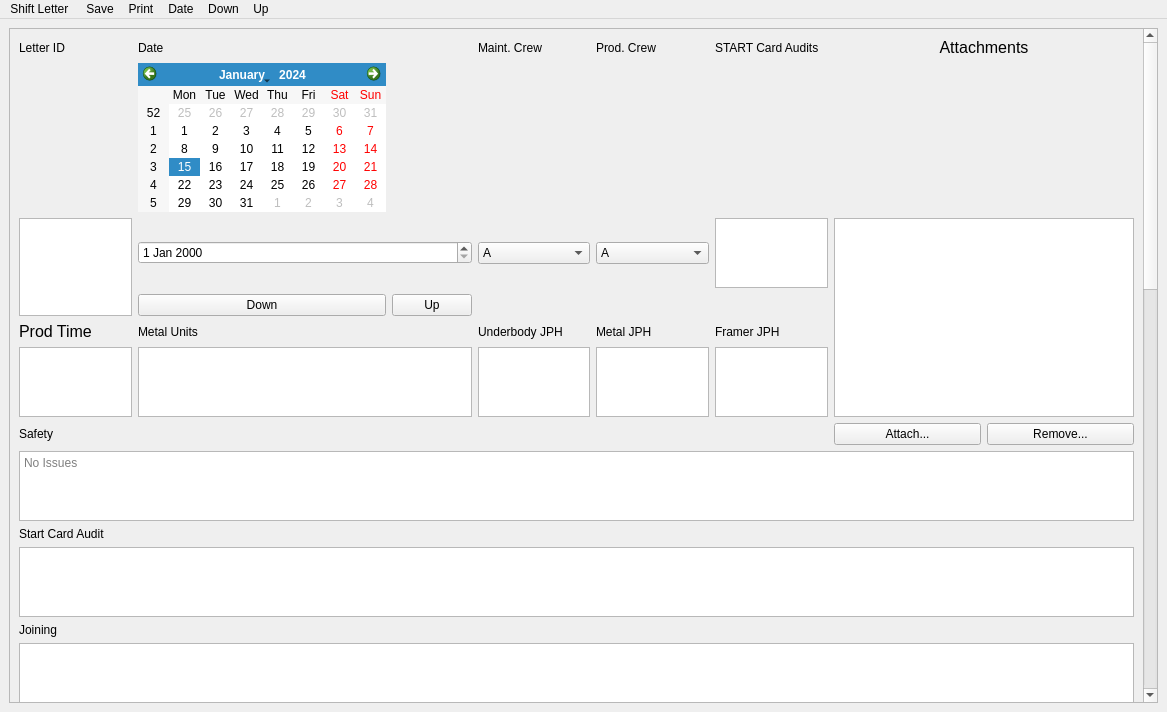
<?xml version="1.0" encoding="UTF-8"?>
<ui version="4.0">
 <class>MainWindow</class>
 <widget class="QMainWindow" name="MainWindow">
  <property name="geometry">
   <rect>
    <x>0</x>
    <y>0</y>
    <width>1167</width>
    <height>712</height>
   </rect>
  </property>
  <property name="windowTitle">
   <string>Night Letter</string>
  </property>
  <property name="styleSheet">
   <string notr="true"/>
  </property>
  <widget class="QWidget" name="centralwidget">
   <layout class="QHBoxLayout" name="horizontalLayout">
    <item>
     <layout class="QVBoxLayout" name="verticalLayout">
      <item>
       <widget class="QScrollArea" name="scrollArea">
        <property name="styleSheet">
         <string notr="true"/>
        </property>
        <property name="widgetResizable">
         <bool>true</bool>
        </property>
        <widget class="QWidget" name="scrollAreaWidgetContents_2">
         <property name="geometry">
          <rect>
           <x>0</x>
           <y>0</y>
           <width>1128</width>
           <height>1804</height>
          </rect>
         </property>
         <layout class="QGridLayout" name="gridLayout_4">
          <item row="0" column="0">
           <layout class="QHBoxLayout" name="horizontalLayout_2">
            <item>
             <layout class="QVBoxLayout" name="verticalLayout_3">
              <property name="bottomMargin">
               <number>9</number>
              </property>
              <item>
               <layout class="QGridLayout" name="WidgetGridLayout">
                <item row="26" column="0" colspan="2">
                 <widget class="QLabel" name="TrainingLabel">
                  <property name="text">
                   <string>Notifications - HR - Training</string>
                  </property>
                 </widget>
                </item>
                <item row="31" column="0" colspan="8">
                 <widget class="QTextEdit" name="DoorRepairs"/>
                </item>
                <item row="7" column="3">
                 <widget class="QTextEdit" name="UBJPH"/>
                </item>
                <item row="28" column="0" colspan="2">
                 <widget class="QLabel" name="EquipFailuresLabel">
                  <property name="text">
                   <string>Equipment Failures</string>
                  </property>
                 </widget>
                </item>
                <item row="37" column="0" colspan="8">
                 <widget class="QTextEdit" name="Environmental"/>
                </item>
                <item row="33" column="0" colspan="8">
                 <widget class="QTextEdit" name="EquipRepairs"/>
                </item>
                <item row="35" column="0" colspan="8">
                 <widget class="QTextEdit" name="FollowUp"/>
                </item>
                <item row="22" column="0" colspan="2">
                 <widget class="QLabel" name="ManningMaterialsLabel">
                  <property name="text">
                   <string>Manning/Materials</string>
                  </property>
                 </widget>
                </item>
                <item row="30" column="0" colspan="2">
                 <widget class="QLabel" name="DoorRepairsLabel">
                  <property name="text">
                   <string>Door Repairs</string>
                  </property>
                 </widget>
                </item>
                <item row="23" column="0" colspan="8">
                 <widget class="QTextEdit" name="ManningMaterials"/>
                </item>
                <item row="21" column="0" colspan="8">
                 <widget class="QTextEdit" name="TopXActions"/>
                </item>
                <item row="25" column="0" colspan="8">
                 <widget class="QTextEdit" name="Recognition"/>
                </item>
                <item row="27" column="0" colspan="8">
                 <widget class="QTextEdit" name="Training"/>
                </item>
                <item row="24" column="0" colspan="2">
                 <widget class="QLabel" name="RecognitionLabel">
                  <property name="text">
                   <string>Recognition</string>
                  </property>
                 </widget>
                </item>
                <item row="7" column="5">
                 <widget class="QTextEdit" name="FramerJPH"/>
                </item>
                <item row="7" column="4">
                 <widget class="QTextEdit" name="MetalJPH"/>
                </item>
                <item row="14" column="0">
                 <widget class="QLabel" name="JoiningLabel">
                  <property name="text">
                   <string>Joining</string>
                  </property>
                 </widget>
                </item>
                <item row="10" column="0">
                 <widget class="QLabel" name="SafetyLabel">
                  <property name="text">
                   <string>Safety</string>
                  </property>
                 </widget>
                </item>
                <item row="7" column="0">
                 <widget class="QTextEdit" name="ProdTime">
                  <property name="styleSheet">
                   <string notr="true">font: 12pt &quot;Segoe UI&quot;;</string>
                  </property>
                  <property name="html">
                   <string>&lt;!DOCTYPE HTML PUBLIC &quot;-//W3C//DTD HTML 4.0//EN&quot; &quot;http://www.w3.org/TR/REC-html40/strict.dtd&quot;&gt;
&lt;html&gt;&lt;head&gt;&lt;meta name=&quot;qrichtext&quot; content=&quot;1&quot; /&gt;&lt;style type=&quot;text/css&quot;&gt;
p, li { white-space: pre-wrap; }
&lt;/style&gt;&lt;/head&gt;&lt;body style=&quot; font-family:'Segoe UI'; font-size:12pt; font-weight:400; font-style:normal;&quot;&gt;
&lt;p style=&quot;-qt-paragraph-type:empty; margin-top:0px; margin-bottom:0px; margin-left:0px; margin-right:0px; -qt-block-indent:0; text-indent:0px; font-family:'Arial'; font-size:8.25pt;&quot;&gt;&lt;br /&gt;&lt;/p&gt;&lt;/body&gt;&lt;/html&gt;</string>
                  </property>
                 </widget>
                </item>
                <item row="12" column="0">
                 <widget class="QLabel" name="STARTCardAuditLabel">
                  <property name="text">
                   <string>Start Card Audit</string>
                  </property>
                 </widget>
                </item>
                <item row="36" column="0" colspan="2">
                 <widget class="QLabel" name="EnvironmentalLabel">
                  <property name="text">
                   <string>Environmental</string>
                  </property>
                 </widget>
                </item>
                <item row="32" column="0" colspan="2">
                 <widget class="QLabel" name="EquipRepairsLabel">
                  <property name="text">
                   <string>Equipment Repairs</string>
                  </property>
                 </widget>
                </item>
                <item row="34" column="0" colspan="2">
                 <widget class="QLabel" name="FollowUpLabel">
                  <property name="text">
                   <string>Follow-Up Needed</string>
                  </property>
                 </widget>
                </item>
                <item row="20" column="0" colspan="2">
                 <widget class="QLabel" name="TopXActionsLabel">
                  <property name="text">
                   <string>Top X Actions</string>
                  </property>
                 </widget>
                </item>
                <item row="6" column="3">
                 <widget class="QLabel" name="UBJPHLabel">
                  <property name="maximumSize">
                   <size>
                    <width>150</width>
                    <height>16777215</height>
                   </size>
                  </property>
                  <property name="text">
                   <string>Underbody JPH</string>
                  </property>
                 </widget>
                </item>
                <item row="6" column="1">
                 <widget class="QLabel" name="MetalUnitsLabel">
                  <property name="text">
                   <string>Metal Units</string>
                  </property>
                 </widget>
                </item>
                <item row="6" column="0">
                 <widget class="QLabel" name="ProdTimeLabel">
                  <property name="maximumSize">
                   <size>
                    <width>120</width>
                    <height>16777215</height>
                   </size>
                  </property>
                  <property name="font">
                   <font>
                    <family>Segoe UI</family>
                    <pointsize>12</pointsize>
                   </font>
                  </property>
                  <property name="text">
                   <string>Prod Time</string>
                  </property>
                 </widget>
                </item>
                <item row="6" column="4">
                 <widget class="QLabel" name="MetalJPHLabel">
                  <property name="maximumSize">
                   <size>
                    <width>120</width>
                    <height>16777215</height>
                   </size>
                  </property>
                  <property name="text">
                   <string>Metal JPH</string>
                  </property>
                 </widget>
                </item>
                <item row="13" column="0" colspan="8">
                 <widget class="QTextEdit" name="STARTCardAudit"/>
                </item>
                <item row="19" column="0" colspan="8">
                 <widget class="QTextEdit" name="Breakdowns"/>
                </item>
                <item row="6" column="5">
                 <widget class="QLabel" name="label">
                  <property name="maximumSize">
                   <size>
                    <width>120</width>
                    <height>16777215</height>
                   </size>
                  </property>
                  <property name="text">
                   <string>Framer JPH</string>
                  </property>
                 </widget>
                </item>
                <item row="11" column="0" colspan="8">
                 <widget class="QTextEdit" name="Safety">
                  <property name="maximumSize">
                   <size>
                    <width>16777215</width>
                    <height>1002</height>
                   </size>
                  </property>
                  <property name="toolTip">
                   <string>Safety Related Incidents and Notifications</string>
                  </property>
                  <property name="sizeAdjustPolicy">
                   <enum>QAbstractScrollArea::AdjustToContents</enum>
                  </property>
                  <property name="tabChangesFocus">
                   <bool>true</bool>
                  </property>
                  <property name="textInteractionFlags">
                   <set>Qt::LinksAccessibleByKeyboard|Qt::LinksAccessibleByMouse|Qt::TextBrowserInteraction|Qt::TextEditable|Qt::TextEditorInteraction|Qt::TextSelectableByKeyboard|Qt::TextSelectableByMouse</set>
                  </property>
                  <property name="placeholderText">
                   <string>No Issues</string>
                  </property>
                 </widget>
                </item>
                <item row="10" column="7">
                 <widget class="QPushButton" name="RemoveAttachmentPB">
                  <property name="text">
                   <string>Remove...</string>
                  </property>
                 </widget>
                </item>
                <item row="10" column="6">
                 <widget class="QPushButton" name="AttachmentPB">
                  <property name="text">
                   <string>Attach...</string>
                  </property>
                 </widget>
                </item>
                <item row="2" column="6" colspan="2">
                 <widget class="QLabel" name="AttachmentsLabel">
                  <property name="maximumSize">
                   <size>
                    <width>1000</width>
                    <height>16777215</height>
                   </size>
                  </property>
                  <property name="text">
                   <string>&lt;html&gt;&lt;head/&gt;&lt;body&gt;&lt;p align=&quot;center&quot;&gt;&lt;span style=&quot; font-size:12pt;&quot;&gt;Attachments&lt;/span&gt;&lt;/p&gt;&lt;/body&gt;&lt;/html&gt;</string>
                  </property>
                 </widget>
                </item>
                <item row="4" column="6" rowspan="4" colspan="2">
                 <widget class="QTextBrowser" name="Attachments">
                  <property name="minimumSize">
                   <size>
                    <width>300</width>
                    <height>0</height>
                   </size>
                  </property>
                 </widget>
                </item>
                <item row="18" column="0" colspan="2">
                 <widget class="QLabel" name="BreakdownsLabel">
                  <property name="text">
                   <string>Delivery - Breakdowns</string>
                  </property>
                 </widget>
                </item>
                <item row="16" column="0" colspan="2">
                 <widget class="QLabel" name="DimensionalLabel">
                  <property name="text">
                   <string>Dimensional</string>
                  </property>
                 </widget>
                </item>
                <item row="4" column="4">
                 <widget class="QComboBox" name="ProdShift">
                  <item>
                   <property name="text">
                    <string>A</string>
                   </property>
                  </item>
                  <item>
                   <property name="text">
                    <string>B</string>
                   </property>
                  </item>
                  <item>
                   <property name="text">
                    <string>C</string>
                   </property>
                  </item>
                  <item>
                   <property name="text">
                    <string>D</string>
                   </property>
                  </item>
                 </widget>
                </item>
                <item row="2" column="5">
                 <widget class="QLabel" name="STARTAuditCountLabel">
                  <property name="maximumSize">
                   <size>
                    <width>200</width>
                    <height>16777215</height>
                   </size>
                  </property>
                  <property name="text">
                   <string>START Card Audits</string>
                  </property>
                 </widget>
                </item>
                <item row="2" column="0">
                 <widget class="QLabel" name="LetterIDLabel">
                  <property name="maximumSize">
                   <size>
                    <width>120</width>
                    <height>16777215</height>
                   </size>
                  </property>
                  <property name="text">
                   <string>Letter ID</string>
                  </property>
                 </widget>
                </item>
                <item row="4" column="5">
                 <widget class="QTextEdit" name="STARTAuditCount"/>
                </item>
                <item row="4" column="3">
                 <widget class="QComboBox" name="MaintCrew">
                  <item>
                   <property name="text">
                    <string>A</string>
                   </property>
                  </item>
                  <item>
                   <property name="text">
                    <string>B</string>
                   </property>
                  </item>
                  <item>
                   <property name="text">
                    <string>C</string>
                   </property>
                  </item>
                  <item>
                   <property name="text">
                    <string>D</string>
                   </property>
                  </item>
                 </widget>
                </item>
                <item row="2" column="3">
                 <widget class="QLabel" name="MaintCrewLabel">
                  <property name="maximumSize">
                   <size>
                    <width>120</width>
                    <height>16777215</height>
                   </size>
                  </property>
                  <property name="text">
                   <string>Maint. Crew</string>
                  </property>
                 </widget>
                </item>
                <item row="2" column="4">
                 <widget class="QLabel" name="ProdShiftLabel">
                  <property name="maximumSize">
                   <size>
                    <width>120</width>
                    <height>16777215</height>
                   </size>
                  </property>
                  <property name="text">
                   <string>Prod. Crew</string>
                  </property>
                 </widget>
                </item>
                <item row="17" column="0" colspan="8">
                 <widget class="QTextEdit" name="Dimensional"/>
                </item>
                <item row="29" column="0" colspan="8">
                 <widget class="QTextEdit" name="EquipFailures"/>
                </item>
                <item row="15" column="0" colspan="8">
                 <widget class="QTextEdit" name="Joining"/>
                </item>
                <item row="2" column="1">
                 <widget class="QLabel" name="DateLabel">
                  <property name="text">
                   <string>Date</string>
                  </property>
                 </widget>
                </item>
                <item row="5" column="1">
                 <widget class="QPushButton" name="pushButton">
                  <property name="text">
                   <string>Down</string>
                  </property>
                 </widget>
                </item>
                <item row="4" column="1" colspan="2">
                 <widget class="QDateEdit" name="Date"/>
                </item>
                <item row="4" column="0" rowspan="2">
                 <widget class="QTextEdit" name="LetterID">
                  <property name="mouseTracking">
                   <bool>false</bool>
                  </property>
                  <property name="tabChangesFocus">
                   <bool>true</bool>
                  </property>
                 </widget>
                </item>
                <item row="7" column="1" colspan="2">
                 <widget class="QTextEdit" name="MetalUnits"/>
                </item>
                <item row="5" column="2">
                 <widget class="QPushButton" name="pushButton_2">
                  <property name="text">
                   <string>Up</string>
                  </property>
                 </widget>
                </item>
                <item row="3" column="1">
                 <widget class="QCalendarWidget" name="calendarWidget">
                  <property name="enabled">
                   <bool>true</bool>
                  </property>
                 </widget>
                </item>
               </layout>
              </item>
             </layout>
            </item>
           </layout>
          </item>
         </layout>
        </widget>
       </widget>
      </item>
     </layout>
    </item>
   </layout>
  </widget>
  <widget class="QMenuBar" name="menubar">
   <property name="geometry">
    <rect>
     <x>0</x>
     <y>0</y>
     <width>1167</width>
     <height>21</height>
    </rect>
   </property>
   <widget class="QMenu" name="menuNight_Letter">
    <property name="title">
     <string>Shift Letter </string>
    </property>
    <widget class="QMenu" name="menuOption_2">
     <property name="title">
      <string>Shutdown Form</string>
     </property>
     <addaction name="actionOption_A"/>
     <addaction name="separator"/>
     <addaction name="actionOption_B"/>
    </widget>
    <addaction name="separator"/>
    <addaction name="menuOption_2"/>
    <addaction name="separator"/>
    <addaction name="actionOption_3"/>
    <addaction name="separator"/>
    <addaction name="actionStartup_Checklist"/>
    <addaction name="actionRecognition"/>
    <addaction name="actionStart_Card_Report"/>
   </widget>
   <widget class="QMenu" name="menuSave">
    <property name="title">
     <string>Save</string>
    </property>
   </widget>
   <widget class="QMenu" name="menuPrint">
    <property name="title">
     <string>Print</string>
    </property>
   </widget>
   <widget class="QMenu" name="menuDate">
    <property name="title">
     <string>Date</string>
    </property>
   </widget>
   <widget class="QMenu" name="menuDown">
    <property name="title">
     <string>Down</string>
    </property>
   </widget>
   <widget class="QMenu" name="menuUp">
    <property name="title">
     <string>Up</string>
    </property>
   </widget>
   <addaction name="menuNight_Letter"/>
   <addaction name="menuSave"/>
   <addaction name="menuPrint"/>
   <addaction name="menuDate"/>
   <addaction name="menuDown"/>
   <addaction name="menuUp"/>
  </widget>
  <action name="actionOption_3">
   <property name="text">
    <string>Weekend Form</string>
   </property>
  </action>
  <action name="actionOption_A">
   <property name="text">
    <string>Option A</string>
   </property>
  </action>
  <action name="actionOption_B">
   <property name="text">
    <string>Option B</string>
   </property>
  </action>
  <action name="actionStartup_Checklist">
   <property name="text">
    <string>Startup Checklist</string>
   </property>
  </action>
  <action name="actionRecognition">
   <property name="text">
    <string>Recognition</string>
   </property>
  </action>
  <action name="actionStart_Card_Report">
   <property name="text">
    <string>Start Card Report</string>
   </property>
  </action>
 </widget>
 <resources/>
 <connections>
  <connection>
   <sender>LetterID</sender>
   <signal>textChanged()</signal>
   <receiver>MainWindow</receiver>
   <slot>savefield()</slot>
   <hints>
    <hint type="sourcelabel">
     <x>93</x>
     <y>357</y>
    </hint>
    <hint type="destinationlabel">
     <x>274</x>
     <y>0</y>
    </hint>
   </hints>
  </connection>
  <connection>
   <sender>MaintCrew</sender>
   <signal>currentIndexChanged(int)</signal>
   <receiver>MainWindow</receiver>
   <slot>savefield()</slot>
   <hints>
    <hint type="sourcelabel">
     <x>617</x>
     <y>302</y>
    </hint>
    <hint type="destinationlabel">
     <x>557</x>
     <y>0</y>
    </hint>
   </hints>
  </connection>
  <connection>
   <sender>STARTAuditCount</sender>
   <signal>textChanged()</signal>
   <receiver>MainWindow</receiver>
   <slot>savefield()</slot>
   <hints>
    <hint type="sourcelabel">
     <x>820</x>
     <y>328</y>
    </hint>
    <hint type="destinationlabel">
     <x>1035</x>
     <y>0</y>
    </hint>
   </hints>
  </connection>
  <connection>
   <sender>ProdShift</sender>
   <signal>currentIndexChanged(int)</signal>
   <receiver>MainWindow</receiver>
   <slot>savefield()</slot>
   <hints>
    <hint type="sourcelabel">
     <x>719</x>
     <y>302</y>
    </hint>
    <hint type="destinationlabel">
     <x>235</x>
     <y>0</y>
    </hint>
   </hints>
  </connection>
  <connection>
   <sender>MetalUnits</sender>
   <signal>textChanged()</signal>
   <receiver>MainWindow</receiver>
   <slot>savefield()</slot>
   <hints>
    <hint type="sourcelabel">
     <x>357</x>
     <y>461</y>
    </hint>
    <hint type="destinationlabel">
     <x>392</x>
     <y>0</y>
    </hint>
   </hints>
  </connection>
  <connection>
   <sender>ProdTime</sender>
   <signal>textChanged()</signal>
   <receiver>MainWindow</receiver>
   <slot>savefield()</slot>
   <hints>
    <hint type="sourcelabel">
     <x>117</x>
     <y>461</y>
    </hint>
    <hint type="destinationlabel">
     <x>490</x>
     <y>0</y>
    </hint>
   </hints>
  </connection>
  <connection>
   <sender>MetalJPH</sender>
   <signal>textChanged()</signal>
   <receiver>MainWindow</receiver>
   <slot>savefield()</slot>
   <hints>
    <hint type="sourcelabel">
     <x>719</x>
     <y>461</y>
    </hint>
    <hint type="destinationlabel">
     <x>678</x>
     <y>0</y>
    </hint>
   </hints>
  </connection>
  <connection>
   <sender>FramerJPH</sender>
   <signal>textChanged()</signal>
   <receiver>MainWindow</receiver>
   <slot>savefield()</slot>
   <hints>
    <hint type="sourcelabel">
     <x>820</x>
     <y>461</y>
    </hint>
    <hint type="destinationlabel">
     <x>769</x>
     <y>0</y>
    </hint>
   </hints>
  </connection>
  <connection>
   <sender>UBJPH</sender>
   <signal>textChanged()</signal>
   <receiver>MainWindow</receiver>
   <slot>savefield()</slot>
   <hints>
    <hint type="sourcelabel">
     <x>617</x>
     <y>461</y>
    </hint>
    <hint type="destinationlabel">
     <x>862</x>
     <y>0</y>
    </hint>
   </hints>
  </connection>
  <connection>
   <sender>Safety</sender>
   <signal>textChanged()</signal>
   <receiver>MainWindow</receiver>
   <slot>savefield()</slot>
   <hints>
    <hint type="sourcelabel">
     <x>946</x>
     <y>567</y>
    </hint>
    <hint type="destinationlabel">
     <x>932</x>
     <y>0</y>
    </hint>
   </hints>
  </connection>
  <connection>
   <sender>STARTCardAudit</sender>
   <signal>textChanged()</signal>
   <receiver>MainWindow</receiver>
   <slot>savefield()</slot>
   <hints>
    <hint type="sourcelabel">
     <x>1003</x>
     <y>663</y>
    </hint>
    <hint type="destinationlabel">
     <x>960</x>
     <y>0</y>
    </hint>
   </hints>
  </connection>
  <connection>
   <sender>Joining</sender>
   <signal>textChanged()</signal>
   <receiver>MainWindow</receiver>
   <slot>savefield()</slot>
   <hints>
    <hint type="sourcelabel">
     <x>994</x>
     <y>759</y>
    </hint>
    <hint type="destinationlabel">
     <x>1008</x>
     <y>0</y>
    </hint>
   </hints>
  </connection>
  <connection>
   <sender>Dimensional</sender>
   <signal>textChanged()</signal>
   <receiver>MainWindow</receiver>
   <slot>savefield()</slot>
   <hints>
    <hint type="sourcelabel">
     <x>854</x>
     <y>808</y>
    </hint>
    <hint type="destinationlabel">
     <x>957</x>
     <y>0</y>
    </hint>
   </hints>
  </connection>
  <connection>
   <sender>Breakdowns</sender>
   <signal>textChanged()</signal>
   <receiver>MainWindow</receiver>
   <slot>savefield()</slot>
   <hints>
    <hint type="sourcelabel">
     <x>923</x>
     <y>909</y>
    </hint>
    <hint type="destinationlabel">
     <x>906</x>
     <y>0</y>
    </hint>
   </hints>
  </connection>
  <connection>
   <sender>TopXActions</sender>
   <signal>textChanged()</signal>
   <receiver>MainWindow</receiver>
   <slot>savefield()</slot>
   <hints>
    <hint type="sourcelabel">
     <x>1023</x>
     <y>1011</y>
    </hint>
    <hint type="destinationlabel">
     <x>1035</x>
     <y>0</y>
    </hint>
   </hints>
  </connection>
  <connection>
   <sender>ManningMaterials</sender>
   <signal>textChanged()</signal>
   <receiver>MainWindow</receiver>
   <slot>savefield()</slot>
   <hints>
    <hint type="sourcelabel">
     <x>465</x>
     <y>1110</y>
    </hint>
    <hint type="destinationlabel">
     <x>516</x>
     <y>0</y>
    </hint>
   </hints>
  </connection>
  <connection>
   <sender>Recognition</sender>
   <signal>textChanged()</signal>
   <receiver>MainWindow</receiver>
   <slot>savefield()</slot>
   <hints>
    <hint type="sourcelabel">
     <x>553</x>
     <y>1230</y>
    </hint>
    <hint type="destinationlabel">
     <x>504</x>
     <y>0</y>
    </hint>
   </hints>
  </connection>
  <connection>
   <sender>Training</sender>
   <signal>textChanged()</signal>
   <receiver>MainWindow</receiver>
   <slot>savefield()</slot>
   <hints>
    <hint type="sourcelabel">
     <x>739</x>
     <y>1328</y>
    </hint>
    <hint type="destinationlabel">
     <x>583</x>
     <y>0</y>
    </hint>
   </hints>
  </connection>
  <connection>
   <sender>EquipFailures</sender>
   <signal>textChanged()</signal>
   <receiver>MainWindow</receiver>
   <slot>savefield()</slot>
   <hints>
    <hint type="sourcelabel">
     <x>557</x>
     <y>1431</y>
    </hint>
    <hint type="destinationlabel">
     <x>466</x>
     <y>0</y>
    </hint>
   </hints>
  </connection>
  <connection>
   <sender>DoorRepairs</sender>
   <signal>textChanged()</signal>
   <receiver>MainWindow</receiver>
   <slot>savefield()</slot>
   <hints>
    <hint type="sourcelabel">
     <x>390</x>
     <y>1527</y>
    </hint>
    <hint type="destinationlabel">
     <x>403</x>
     <y>0</y>
    </hint>
   </hints>
  </connection>
  <connection>
   <sender>EquipRepairs</sender>
   <signal>textChanged()</signal>
   <receiver>MainWindow</receiver>
   <slot>savefield()</slot>
   <hints>
    <hint type="sourcelabel">
     <x>897</x>
     <y>1623</y>
    </hint>
    <hint type="destinationlabel">
     <x>840</x>
     <y>0</y>
    </hint>
   </hints>
  </connection>
  <connection>
   <sender>FollowUp</sender>
   <signal>textChanged()</signal>
   <receiver>MainWindow</receiver>
   <slot>savefield()</slot>
   <hints>
    <hint type="sourcelabel">
     <x>1013</x>
     <y>1719</y>
    </hint>
    <hint type="destinationlabel">
     <x>1035</x>
     <y>0</y>
    </hint>
   </hints>
  </connection>
  <connection>
   <sender>Environmental</sender>
   <signal>textChanged()</signal>
   <receiver>MainWindow</receiver>
   <slot>savefield()</slot>
   <hints>
    <hint type="sourcelabel">
     <x>1083</x>
     <y>1815</y>
    </hint>
    <hint type="destinationlabel">
     <x>1035</x>
     <y>0</y>
    </hint>
   </hints>
  </connection>
  <connection>
   <sender>Date</sender>
   <signal>dateChanged(QDate)</signal>
   <receiver>MainWindow</receiver>
   <slot>savefield()</slot>
   <hints>
    <hint type="sourcelabel">
     <x>372</x>
     <y>302</y>
    </hint>
    <hint type="destinationlabel">
     <x>424</x>
     <y>38</y>
    </hint>
   </hints>
  </connection>
  <connection>
   <sender>Attachments</sender>
   <signal>textChanged()</signal>
   <receiver>MainWindow</receiver>
   <slot>savefield()</slot>
   <hints>
    <hint type="sourcelabel">
     <x>1126</x>
     <y>461</y>
    </hint>
    <hint type="destinationlabel">
     <x>798</x>
     <y>44</y>
    </hint>
   </hints>
  </connection>
 </connections>
 <slots>
  <slot>savefield()</slot>
 </slots>
</ui>
